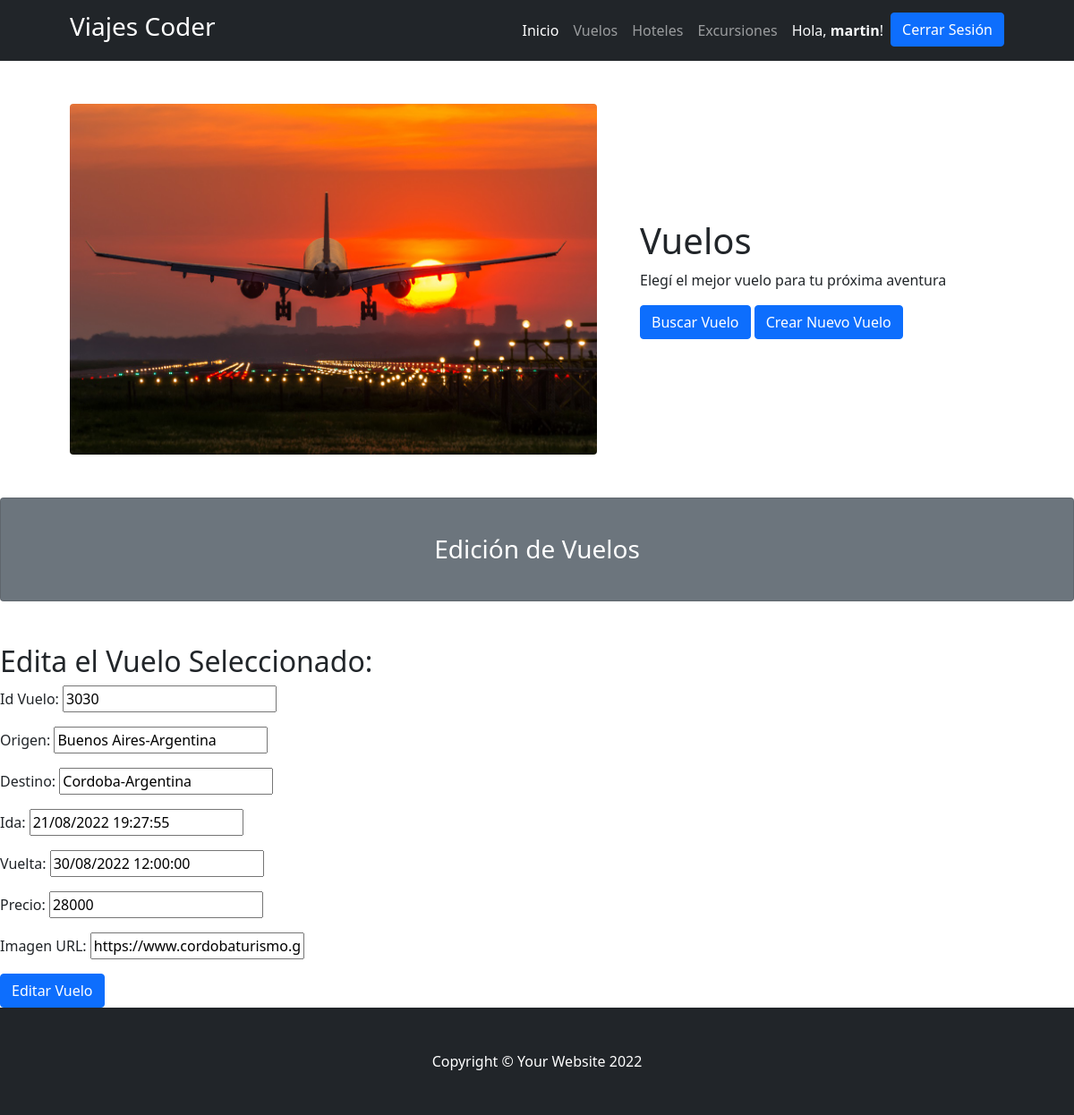
The app's page /editar_vuelo/4 (signed in), older data.
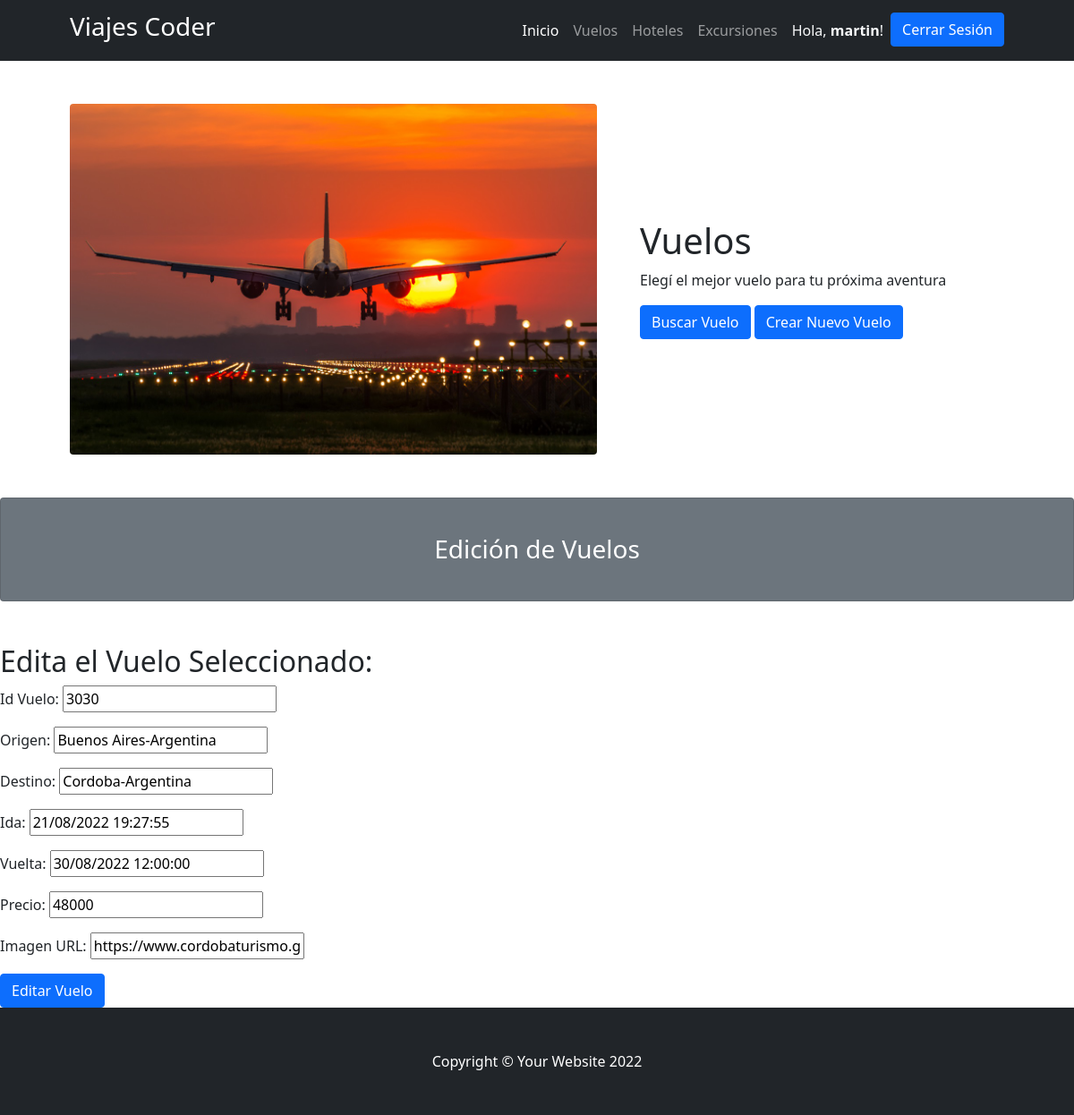
The same page, newer data.
### ProyectoViajesApp/models.py (models this page shows)
class Vuelo(models.Model):
    id_vuelo = models.IntegerField()
    origen = models.CharField(max_length=30)
    destino = models.CharField(max_length=30)
    ida = models.DateTimeField()
    vuelta = models.DateTimeField()
    precio = models.DecimalField(max_digits=8,decimal_places=0)
    imagen = models.URLField(blank=True,null=True)

### ProyectoViajesApp/views.py (the view, shortened to what this page needs)
# urls.py: path('editar_vuelo/<vuelo_id>', editar_vuelo, name="editar_vuelo"),
@login_required
def editar_vuelo(request,vuelo_id):
    vuelo = Vuelo.objects.get(id=vuelo_id)
    formulario = NuevoVuelo(initial={"id_vuelo":vuelo.id_vuelo, "origen":vuelo.origen, "destino": vuelo.destino,"ida":vuelo.ida, "vuelta":vuelo.vuelta, "precio": vuelo.precio,"imagen": vuelo.imagen})
    return render(request,"ProyectoViajesApp/editar_vuelo.html",{"form":formulario})

### ProyectoViajesApp/forms.py
class NuevoVuelo(forms.Form):
    id_vuelo = forms.IntegerField(label= "Id Vuelo:")
    origen = forms.CharField(max_length=30,label= "Origen:")
    destino = forms.CharField(max_length=30,label= "Destino:")
    ida = forms.DateTimeField(label=  "Ida:")
    vuelta = forms.DateTimeField(label= "Vuelta:")
    precio = forms.DecimalField(label= "Precio:")
    imagen = forms.URLField(label="Imagen URL:")

### ProyectoViajesApp/templates/ProyectoViajesApp/editar_vuelo.html (shortened to what this page needs)
{% extends 'ProyectoViajesApp/base.html' %}
{%load static%}
{% block ImagenPortada %}
    <div class="col-lg-7"><img class="img-fluid rounded mb-4 mb-lg-0" src="{% static 'imagenes/vuelos.jpg'%}" alt="..." /></div>
{% endblock %}
{% block TipoDePagina %}Vuelos{% endblock %}
{% block SloganPagina %}Elegí el mejor vuelo para tu próxima aventura{% endblock %}
{% block DeBusqueda %}
<a class="btn btn-primary" href="{%url 'buscar_destino_vuelo'  %}">Buscar Vuelo</a>
<a class="btn btn-primary" href="{%url 'crear_vuelo'  %}">Crear Nuevo Vuelo</a>
{% endblock %}</a>
{%block SeparadorPagina %}Edición de Vuelos{% endblock %}
{%block ContenidoPagina%}
<h2>Edita el Vuelo Seleccionado:</h2>
<form action="" method = "post">
    {{form.as_p}}
    <input class="btn btn-primary"  type="Submit" value = "Editar Vuelo">
</form>
{%endblock%}

### ProyectoViajesApp/templates/ProyectoViajesApp/base.html (shortened to what this page needs)
{%load static%}
<!DOCTYPE html>
<html lang="en">
    <head>
        <link rel="stylesheet" href="https://cdn.jsdelivr.net/npm/bootstrap-icons@1.8.3/font/bootstrap-icons.css">
        <link href="{% static 'css/styles.css'%}" rel="stylesheet" />
    </head>
    <body>
        <nav class="navbar navbar-expand-lg navbar-dark bg-dark">
            <div class="container px-5">
                <a class="navbar-brand" href="{% url 'inicio'%}"><h3>Viajes Coder</h3></a>
                <div class="collapse navbar-collapse" id="navbarSupportedContent">
                    <ul class="navbar-nav ms-auto mb-2 mb-lg-0">
                        <li class="nav-item"><a class="nav-link active" aria-current="page" href="{% url 'inicio'%}">Inicio</a></li>
                        <li class="nav-item"><a class="nav-link" href="{% url 'vuelos'%}">Vuelos</a></li>
                        <li class="nav-item"><a class="nav-link" href="{% url 'hoteles'%}">Hoteles</a></li>
                        <li class="nav-item"><a class="nav-link" href="{% url 'excursiones'%}">Excursiones</a></li>
                        {%if user.is_authenticated%}
                            <li class="nav-item"><p class="text-light my-2 mx-2">  Hola, <b>{{user.username}}</b>!</p></li>
                            <li class="nav-item"><a class="btn btn-primary" href="{% url 'logout'%}">Cerrar Sesión</a></li>
                        {% else %}
                            <li class="nav-item"><a class="btn btn-primary mx-2" href="{% url 'login'%}">Iniciar Sesión</a></li>
                            <li class="nav-item"><a class="btn btn-outline-primary" href="{% url 'register'%}">registrarse</a></li>
                        {% endif %}
                    </ul>
                </div>
            </div>
        </nav>
        <div class="container px-4 px-lg-5">
            <div class="row gx-4 gx-lg-5 align-items-center my-5">
                {% block ImagenPortada %}
                {% endblock %}
                <div class="col-lg-5">
                    <h1 class="font-weight-light">{% block TipoDePagina %}{% endblock %}</h1>
                    <p>{% block SloganPagina %}{% endblock %}</p>
                    {% block DeBusqueda %}
                    {% endblock %}</a>
                </div>
            </div>
        </div>
        <div class="card text-white bg-secondary my-5 py-4 text-center">
            <div class="card-body"><h3 class="text-white m-0">{%block SeparadorPagina %}{% endblock %}</h3></div>
        </div>
        {%block ContenidoPagina %}
        {%endblock%}
        <footer class="py-5 bg-dark">
            <div class="container px-4 px-lg-5"><p class="m-0 text-center text-white">Copyright &copy; Your Website 2022</p></div>
        </footer>
    </body>
</html>

Row changes from the older to the newer data that the page shows:
changed Vuelo "Buenos Aires-Argentina": precio "28000" → "48000"
